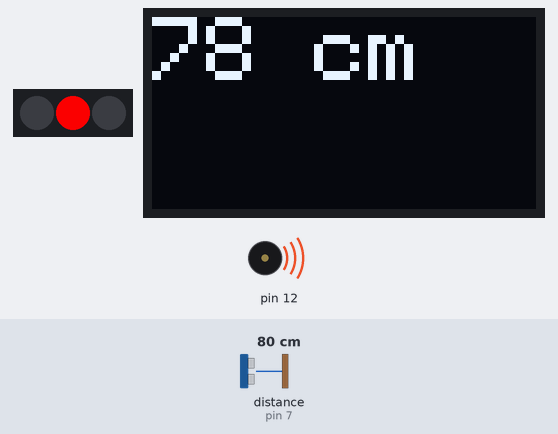
The sketch below on a simulated Arduino Uno, built with avr-gcc and run on an emulated ATmega328P. Shown: 3 RGB LEDs in strip order, left to right, 128×64 one-colour display, buzzer (waves = sounding). Wiring (inferred from the names in the program): ultrasonic range finder: trigger pin 6; echo pin 7. The inputs (shaded band) are chosen by the test bench; at power-on: distance to the obstacle (sensor on pin 7) 80 cm. The echo pulse lasts 58.3 µs per cm; dim RGB values are drawn brighter than linear.

Above: at 3.2 s.
3.3 s: distance to the obstacle (sensor on pin 7) set to 18 cm
At 4.3 s:
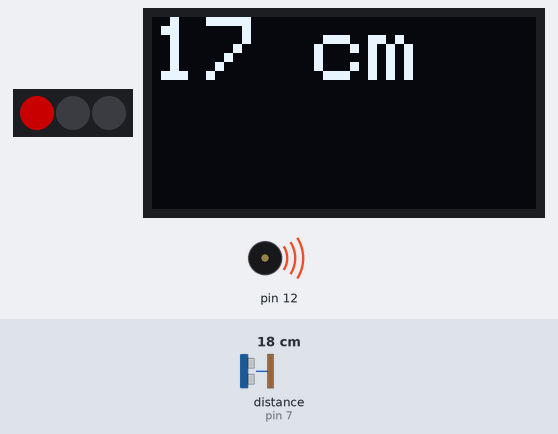
4.9 s: distance to the obstacle (sensor on pin 7) set to 13 cm
At 6.1 s:
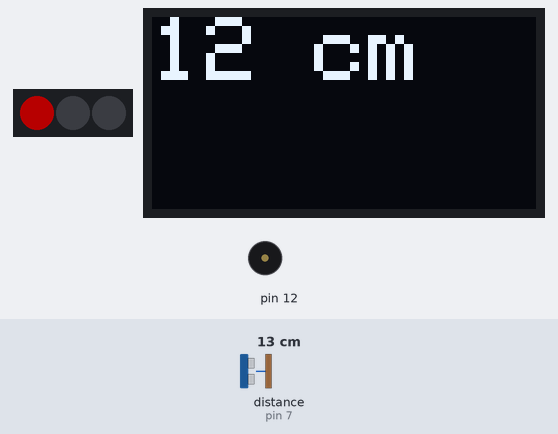
6.4 s: distance to the obstacle (sensor on pin 7) set to 2 cm
At 7.5 s:
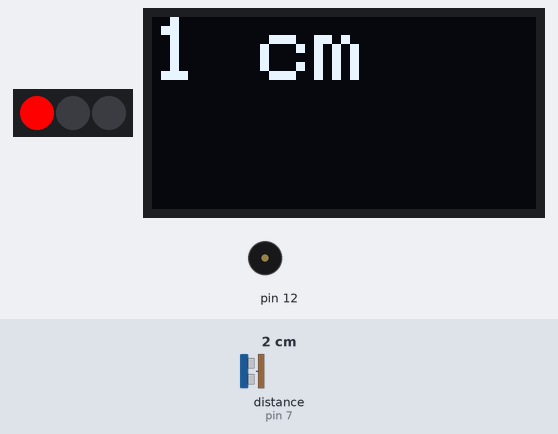
Timing chart, 0 to 9.4 s (numbered marks = the images above; inputs shaded):
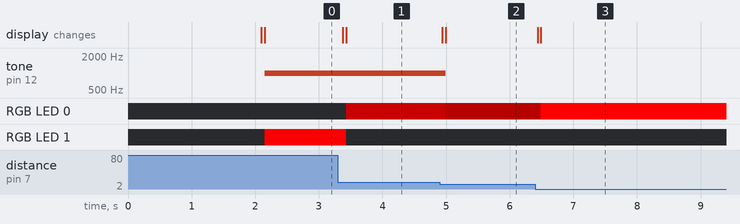

Measured:
- the behaviour switches between 16 and 15 cm on distance to the obstacle (sensor on pin 7) (found by bisection; images 1 and 2)
- after the input at 3.3 s, RGB LED 0: off → RGB(100, 0, 0) after 0.13 s; RGB LED 1: RGB(242, 0, 0) → off after 0.13 s; the display: first changes after 0.08 s (image 1 shows a later state)
- after the input at 4.9 s, tone on pin 12: 1000 Hz → silent after 0.09 s; RGB LED 0: RGB(100, 0, 0) → RGB(67, 0, 0) after 0.09 s; the display: first changes at once (image 2 shows a later state)
- after the input at 6.4 s, RGB LED 0: RGB(67, 0, 0) → RGB(250, 0, 0) after 0.09 s; the display: first changes at once (image 3 shows a later state)

The sketch:

UltraSndSnsr.ino
```cpp
#include <SoftwareSerial.h>
#include <Adafruit_NeoPixel.h>
#include <SPI.h>
#include <Wire.h>
#include <Adafruit_GFX.h>
#include <Adafruit_SSD1306.h>

#define OLED_RESET 4
Adafruit_SSD1306 display(OLED_RESET);

const int trig = 6;
const int echo = 7;
long vrijeme, udaljenost,y;

SoftwareSerial bt(10, 11);
Adafruit_NeoPixel strip = Adafruit_NeoPixel(3, 2);

void setup() {

  pinMode(trig, OUTPUT);
  pinMode(echo, INPUT);
  pinMode(12, OUTPUT);
  strip.begin();
  strip.show();
  display.begin(SSD1306_SWITCHCAPVCC, 0x3C);
  bt.begin(38400);
  Serial.begin(9600);
  display.clearDisplay();
  display.setTextSize(1);
  display.setTextColor(WHITE);
  display.setCursor(0,0);
  display.println("Mjerenje udaljenost s HC-SR04 senzorom");
  display.println("");
  display.display();
  delay(2000);
  display.clearDisplay();
  display.setTextSize(3);

}

void loop() {
    display.clearDisplay();
    display.setCursor(0,0);
    digitalWrite(trig, HIGH);
    delayMicroseconds(10);
    digitalWrite(trig, LOW);

    vrijeme = pulseIn(echo, HIGH);
    udaljenost = (vrijeme/2) * 0.0340;
    display.print(udaljenost);
    display.println(" cm");
    display.display();
    digitalWrite(trig, HIGH);
    delayMicroseconds(10);
    digitalWrite(trig, LOW);

    delay(50);

    if(udaljenost>=15){
      bt.println("provalnik");
      tone(12,1000);
    }else{
      noTone(12);
    }
    if(udaljenost<40){
       y=map(udaljenost,2,40,0,255);
      strip.setPixelColor(1, 0, 0,0);
      strip.setPixelColor(2, 0, 0,0);
       strip.show();
      strip.setPixelColor(0, y, 0,0);
    }else if(udaljenost<80){
       y=map(udaljenost,40,80,0,255);
       strip.setPixelColor(2, 0, 0,0);
       strip.show();;
      strip.setPixelColor(1, y, 0,0);
    }
      else if(udaljenost<120){
         y=map(udaljenost,80,120,0,255);
        strip.setPixelColor(2, y, 0,0);
      }
      strip.show();

}
```
